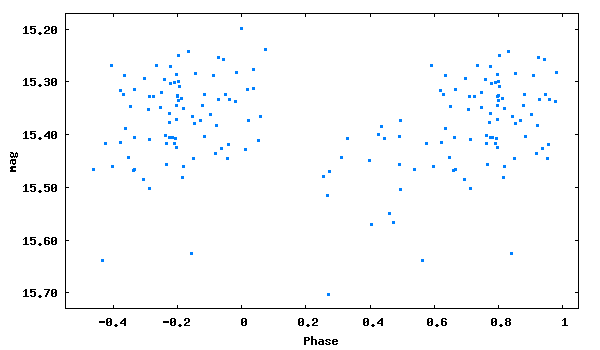

Reproduce this figure in gnuplot.
set term png size 600,350 medium
set colors classic
set output 'phase_lc_14.png'
set xlabel 'Phase'
set ylabel 'mag'
#set title 'JDmax = 2445947.49300 + 27.4318319 x E'
set format y '%5.2f'
plot [-0.55:1.05][15.73:15.17] "phase_lc_14.dat" linecolor 3 pointtype 5 pointsize 0.3 title ""
